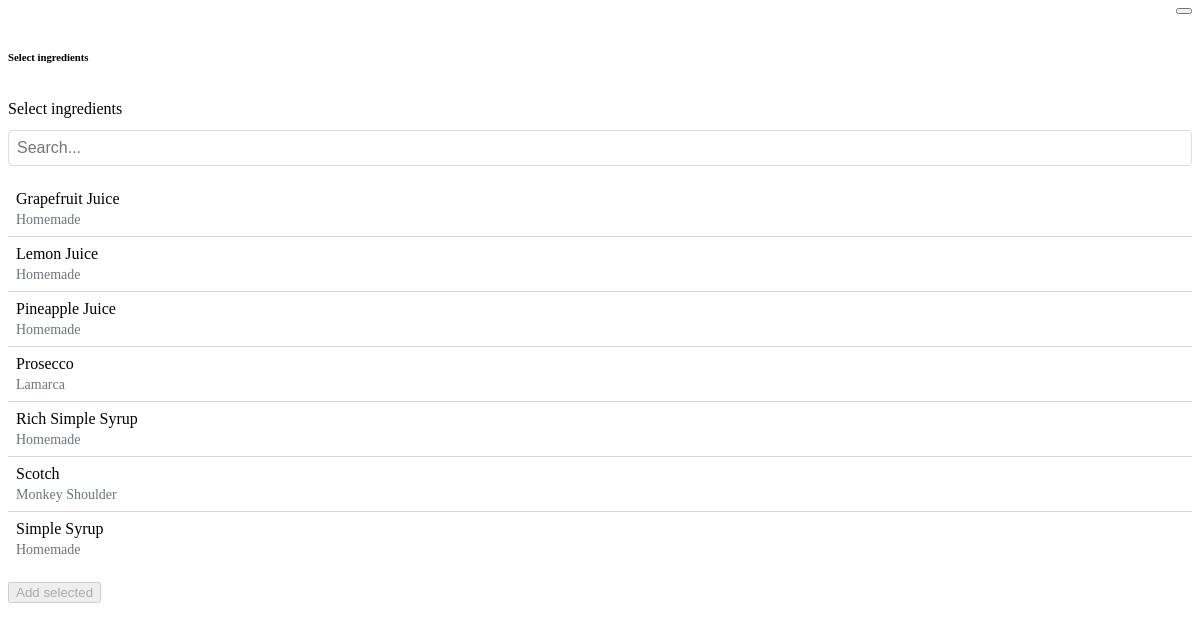
/cocktails/create/ingredient-search/, run on the app's committed database.
### ingredients/models.py (models this page shows, shortened)
class Ingredient(models.Model):
    TYPE_CHOICES = [
        ('spirit', 'Spirit'),
        ('modified_spirit', 'Modified Spirit'),
        ('citrus', 'Citrus'),
        ('bitters', 'Bitters'),
        ('liqueur', 'Liqueur'),
        ('sweetener', 'Sweetener'),
        ('fruit_puree', 'Fruit/Puree'),
        ('herb_spice', 'Herb/Spice'),
        ('garnish', 'Garnish'),
        ('dairy_cream', 'Dairy/Cream'),
        ('syrup_flavoring', 'Syrup/Flavoring'),
        ('vegetable', 'Vegetable'),
        ('wine_fortified_wine', 'Wine/Fortified Wine'),
        ('extract', 'Extract'),
        ('ice', 'Ice'),
    ]
    name = models.CharField(max_length=100)
    ingredient_type = models.CharField(max_length=20, choices=TYPE_CHOICES)
    brand = models.CharField(max_length=100, blank=True, null=True)
    abv = models.DecimalField("Alcohol by Volume (%)", max_digits=5, decimal_places=2, blank=True, null=True)
    sweetness = models.DecimalField("Sweetness (%)", max_digits=5, decimal_places=2, blank=True, null=True)
    acid = models.DecimalField("Acid (%)", max_digits=5, decimal_places=2, blank=True, null=True)
    instructions = models.TextField("How to create", blank=True, null=True)

### ingredients/views.py (the view)
# urls.py: path('create/ingredient-search/',IngredientComponentListView.as_view(),name='cocktail-ingredient-search'),
class IngredientComponentListView(ListView):
    model = Ingredient
    context_object_name = 'ingredients'
    template_name = 'ingredients/partials/cocktail_ingredient_search.html'
    def get_queryset(self):
        return Ingredient.objects.all().order_by("name")

### ingredients/templates/ingredients/partials/cocktail_ingredient_search.html (shortened to what this page needs)
{% load static %}
<div class="ingredient-search-comp">
    <div class="form-group ingredient-search-header">
        <button class="modal-header__closeImg" data-dismiss="modal">
        </button>
        <h6>Select ingredients</h6>
        <label for="search" class="sr-only">Select ingredients</label>
        <input class="ingredient-search-input" type="text" name="search" placeholder="Search...">
    </div>
    <div class="ingredient-search__container">
        {% for ingredient in ingredients %}
        <div
            class="ingredient-search-item"
            data-id="ingredient-{{ingredient.id}}"
            data-toggle="select">
            <div class="ingredient-item-header">
                <h6>{{ ingredient.name }}</h6>
                <small>{{ ingredient.brand }}</small>
            </div>
        </div>
        {% endfor %}
    </div>
    <div class="ingredient-search-footer">
        <button id="ingredient-add-button" type="text" class="button button-primary" disabled data-dismiss="modal">Add selected</button>
    </div>
</div>

### ingredients/templates/ingredients/partials/cocktail_ingredient_search.html (style rules this page uses)
.ingredient-search-comp { display: flex; flex-direction: column; max-height: 80vh; border-radius: .5rem; }
.ingredient-search-header { margin-bottom: 16px; display: flex; flex-direction: column; gap: .75rem; }
.ingredient-search-header button { align-self: flex-end; }
.ingredient-search-input { width: 100%; padding: 8px; font-size: 16px; border: 1px solid #ddd; border-radius: 4px; }
.ingredient-search__container { flex: 1; overflow-y: auto; border-radius: 4px; }
.ingredient-search-item { display: flex; justify-content: space-between; cursor: pointer; align-items: center; padding: .5rem; border-bottom: 1px solid #ced4da; transition: background-color 0.2s ease; }
.ingredient-search-item:last-child { border-bottom: none; }
.ingredient-item-header { display: flex; flex-direction: column; align-items: flex-start; }
.ingredient-item-header h6 { margin-bottom: .25rem; margin-top: 0; font-size: 1rem; font-weight: 500; }
.ingredient-item-header small { color: #6c757d; font-size: .875rem; }
.ingredient-search-footer { display: block; width: 100%; margin-top: 1rem; }

### data on the page
Ingredient: name "Grapefruit Juice", brand "Homemade"
Ingredient: name "Lemon Juice", brand "Homemade"
Ingredient: name "Pineapple Juice", brand "Homemade"
Ingredient: name "Prosecco", brand "Lamarca"
Ingredient: name "Rich Simple Syrup", brand "Homemade"
Ingredient: name "Scotch", brand "Monkey Shoulder"
Ingredient: name "Simple Syrup", brand "Homemade"
